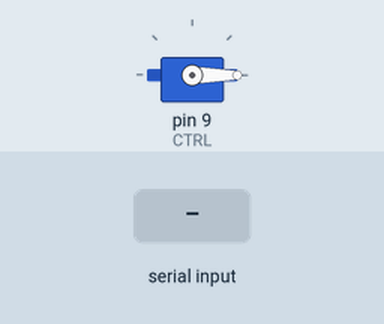
A sketch run on a simulated Arduino Uno, built with avr-gcc and run on an emulated ATmega328P. Shown: servo. The test bench sets the inputs (shaded band).

Above: at 1.2 s.
1.3 s: "esquerda\n" received over Serial
At 2.5 s:
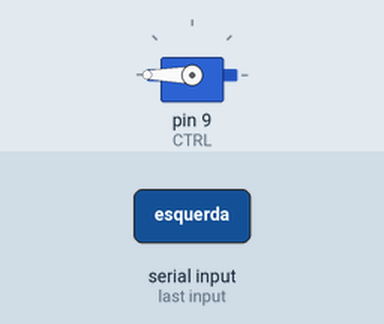
2.8 s: "centro\n" received over Serial
At 4.0 s:
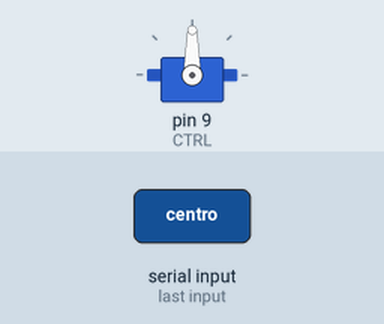
4.3 s: "30,150\n" received over Serial
At 4.8 s:
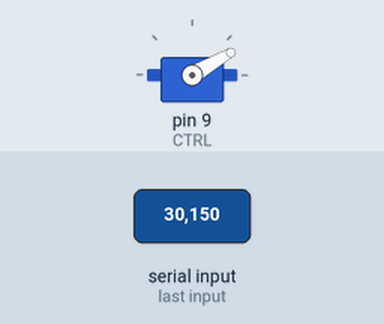
5.8 s: "dereita\n" received over Serial
At 6.2 s:
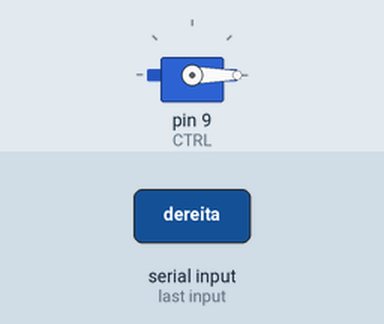
7.3 s: "90,45\n" received over Serial
At 7.6 s:
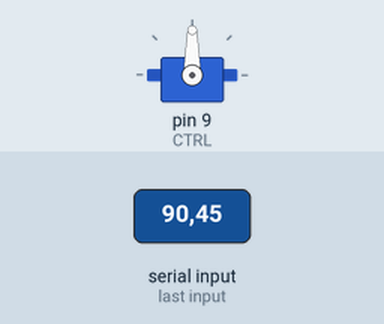
Timing chart, 0 to 9.8 s (numbered marks = the images above; inputs shaded):
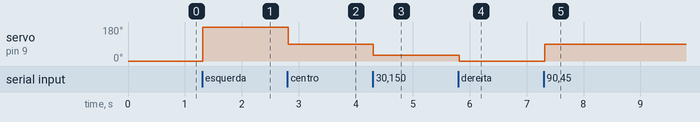

Measured:
- after the input at 1.3 s, servo on pin 9 (CTRL): 0° → 180° at once
- after the input at 2.8 s, servo on pin 9 (CTRL): 180° → 90° at once
- after the input at 4.3 s, servo on pin 9 (CTRL): 90° → 30° at once
- after the input at 5.8 s, servo on pin 9 (CTRL): 30° → 0° at once
- after the input at 7.3 s, servo on pin 9 (CTRL): 0° → 90° at once

The sketch:

servo.con.posicionamento.serie.ino
```cpp
/*
 * Proba de funcionamento dun servomotor
 * empregando a librería <Servo.h>
 * e a entrada serie para o posicionamento
 * do mesmo.
 */

#include <Servo.h>

//Pin de control do servo
#define CTRL 9

//Declaramos o obxecto motor
//da clase Servo
Servo motor;
int veloc = 20;

String orde ="";
int posicion = 0;

void setup() {
  motor.attach(CTRL);
  Serial.begin(9600);
}

void loop() {
  //Comprobamos se hai orde no teclado
  if(Serial.available()) {
    orde = Serial.readStringUntil('\n');
    orde.toLowerCase();
    if(orde.equals("esquerda")) posicion = 180;
    else if(orde.equals("dereita")) posicion = 0;
    else if(orde.equals("centro")) posicion = 90;
    else {
      int tmp = orde.toInt();
      if(tmp >= 0 && tmp <= 180) posicion = tmp;
      else posicion = 0;
    }
  }
  motor.write(posicion);
  delay(veloc);
}
```
